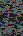

This figure's Python source:
import math
from typing import List, Optional

import numpy as np
from PIL import Image, ImageColor


def rgb_to_hex(r: np.uint8, g: np.uint8, b: np.uint8) -> str:
    return '{:02x}{:02x}{:02x}'.format(r, g, b)


def decode():
    while True:
        input_file = input(
            'Enter the image name (with extension) of the image you wish to '
            'open: '
        )
        try:
            img = Image.open(input_file)
            break
        except OSError:
            print('Invalid file. Try again.')
    data = np.asarray(img)
    file_data = []
    for row in data:
        for pixel in row:
            file_data.append(rgb_to_hex(pixel[0], pixel[1], pixel[2]))

    output_file = input(
        'Enter the filename (with extension) of the file you wish to save: '
    )
    with open(output_file, 'wb') as f:
        f.write(bytes.fromhex(''.join(file_data)))


def get_file_bytes(input_file_name: str) -> Optional[List[bytes]]:
    file_bytes = []
    try:
        with open(input_file_name, 'rb') as f:
            while byte := f.read(1):
                file_bytes.append(byte)
        return file_bytes
    except OSError:
        return None


def write_colors_to_image(colors: List[str]):
    size = len(colors)
    root = math.ceil(math.sqrt(size))
    x, y = 1, size
    for i in range(root + 1, 1, -1):
        if size % i == 0:
            x, y = i, size / i
            break

    image_data = []
    image_row = []
    for color in colors:
        image_row.append(list(ImageColor.getcolor(color, 'RGB')))
        if len(image_row) == x:
            image_data.append(image_row)
            image_row = []

    output_file = input(
        'Enter the name (without extension) of the image file you wish to '
        'save: '
    )
    img = Image.fromarray((np.array(image_data)).astype(np.uint8))
    img.save(output_file + '.png')


def encode():
    colors = []
    while True:
        input_file_name = input(
            'Enter the filename (with extension) of the file you wish to '
            'open: '
        )
        file_bytes = get_file_bytes(input_file_name)
        if file_bytes is not None:
            break
        print('Invalid file. Try again.')

    color = '#'
    for byte in file_bytes:
        color += byte.hex()
        if len(color) == 7:
            colors.append(color)
            color = '#'
    if color != '#':
        while len(color) < 7:
            color += '0'
        colors.append(color)
    write_colors_to_image(colors)


def main():
    while True:
        mode = input('(E)ncode or (D)ecode? ').lower()
        if mode in ['e', 'encode', '1']:
            encode()
            break
        elif mode in ['d', 'decode', '2']:
            decode()
            break


if __name__ == '__main__':
    main()
